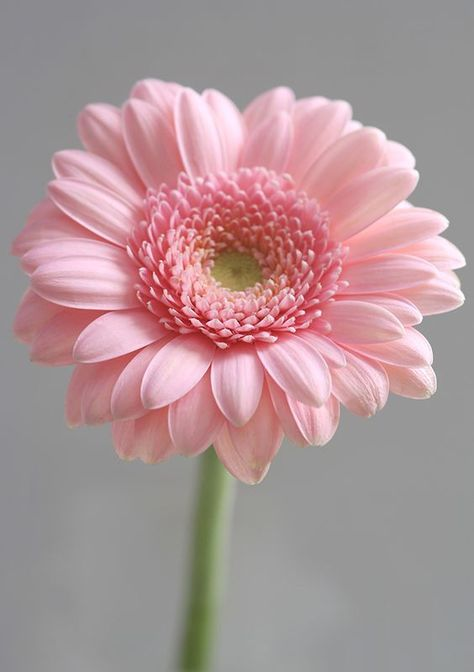
#> input picture Group-1 Exam/Question-2/flower.png, 474 x 672 px
$ python imageProcessing.py
#> lines starting #> are read from the running program, lines starting #| are printed output that depends on the picture; after the words box and inside, x2 and y2 are one past the last pixel; in counts of white or black regions, pixels touching at a corner belong together
import cv2
import matplotlib.pyplot as plt

plt.subplots_adjust(wspace=0.2, hspace=0.5)

flower = cv2.imread('flower.png')
#> flower is the input picture: shape (672, 474, 3); mean B, G, R 150.9, 148.2, 173.7

plt.subplot(2, 3, 1)
plt.imshow(flower)
plt.title('Original Image')


rgb = cv2.cvtColor(flower, cv2.COLOR_BGR2RGB)

plt.subplot(2, 3, 2)
plt.imshow(rgb)
plt.title('RGB')


gray = cv2.cvtColor(flower, cv2.COLOR_BGR2GRAY)
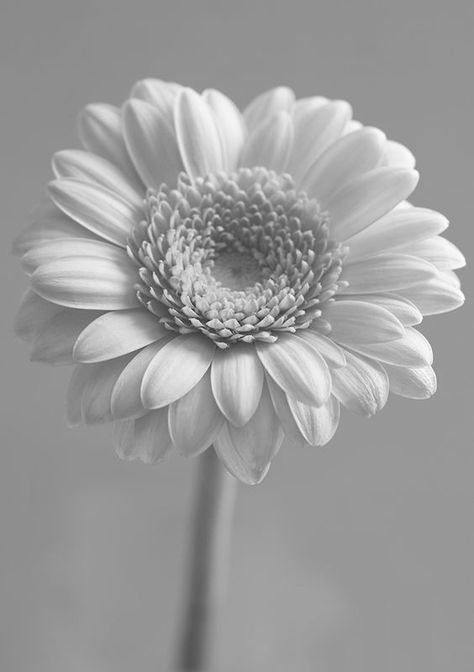
#> gray: shape (672, 474); min 20, max 255, mean 156.1

plt.subplot(2, 3, 3)
plt.imshow(gray, cmap='gray')
plt.title('Gray')


edges = cv2.Canny(gray, threshold1=100, threshold2=200)
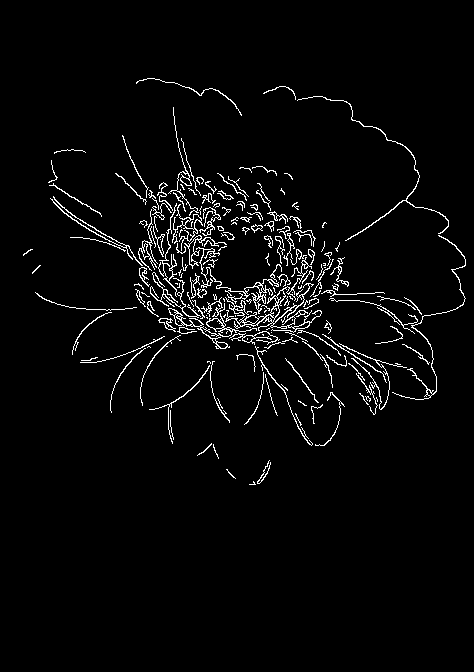
#> edges: shape (672, 474); 3.4% white in thin lines or dots, all inside (x1, y1, x2, y2) = (23, 78, 466, 485)

plt.subplot(2, 3, 4)
plt.imshow(edges, cmap='gray')
plt.title('Edges')

print(edges)
#> (printed output is left out)
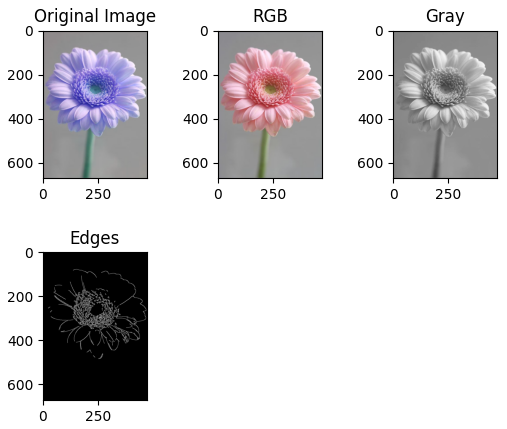
#> figure drawn by matplotlib, 4 panels; B, G, R data is drawn as R, G, B
